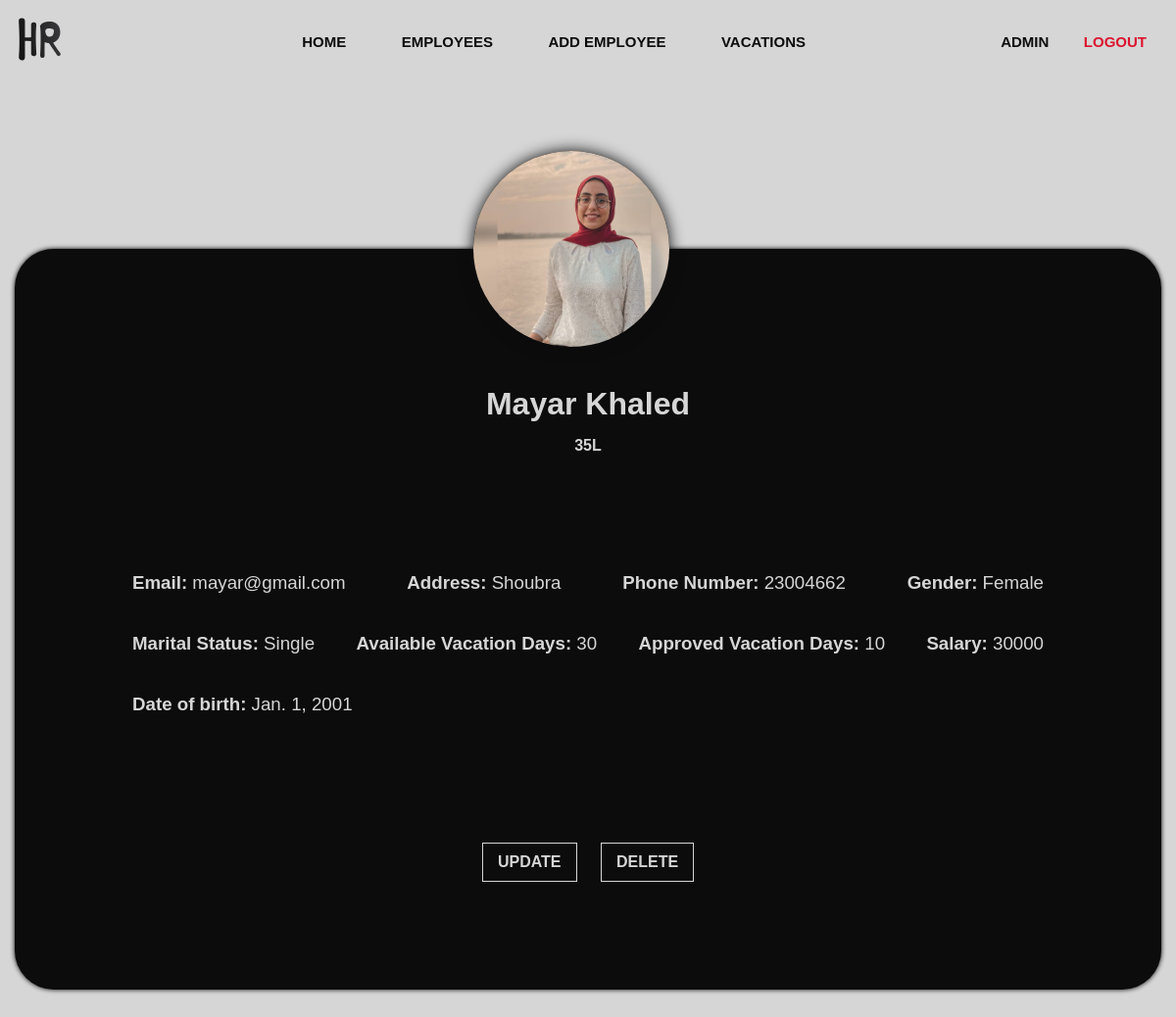
Screenshot of /human-resources/employee/profile/Mayar Khaled (signed in) with the database file from the repository.
### employee/models.py (models this page shows, shortened)
class Employee(models.Model):
    maritalChoices = [
        ("Single", "Single"),
        ("Married", "Married"),
        ("Divorced", "Divorced"),
        ("Widowed", "Widowed"),
        ("Separated", "Separated"),
    ]
    genderChoices = [
        ("M", "Male"),
        ("F", "Female"),
    ]
    name = models.CharField(max_length=20, null=True)
    empID = models.CharField(max_length=5, null=True)
    empEmail = models.EmailField(max_length=30, null=True)
    profilePicture = models.ImageField(
        upload_to="uploads",
        default="profile/pngegg.png",
        blank=True,
        null=True,
    )
    address = models.CharField(max_length=30, null=True)
    phoneNum = models.CharField(max_length=15, null=True)
    gender = models.CharField(max_length=10, null=True)
    maritalStatus = models.CharField(max_length=10, null=True, choices=maritalChoices)
    availableVacation = models.IntegerField(null=True)
    approvedVacation = models.IntegerField(null=True)
    salaryVacation = models.IntegerField(null=True)
    birthDate = models.DateField(blank=True, null=True)

### employee/views.py (the view)
# urls.py: path("profile/<str:name>", views.profile, name="profile"),
@login_required(login_url="login")
def profile(request, name):
    employee = Employee.objects.get(name=name)
    context = {"emp": employee}
    return render(request, "employee/employeeProfile.html", context)

### templates/employee/employeeProfile.html (shortened to what this page needs)
{% load static %}
<!DOCTYPE html>
<html lang="en">
  <head>
   <link rel="stylesheet" href="{% static  'css/master.css' %}" />
      <link rel="stylesheet" href="{% static 'css/employeeProfile.css'%}" />
      <link rel="stylesheet" href="{% static  'css/all.min.css'%}" />
  </head>
  <body>
    <div class="parent">
        {% include "constant/nav.html" %}
          <div class="employee-info">
            <div class="container">
              <div class="profile-photo" id="empPhoto">
                <img src="{{emp.profilePicture.url}}" alt="" />
              </div>
              <h1 id="empname"> {{emp.name}}</h1>
              <h4 id="empid"> {{emp.empID}}</h4>
              <div class="info">
                <div class="flex" id="info">
                  <h3><span>Email:</span> {{emp.empEmail}}</h3>
                  <h3><span> Address:</span> {{emp.address}}</h3>
                  <h3><span> Phone Number:</span> {{emp.phoneNum}}</h3>
                  <h3><span> Gender: </span> {{emp.gender}}</h3>
                  <h3><span> Marital Status: </span>{{emp.maritalStatus}}</h3>
                  <h3><span> Available Vacation Days:</span> {{emp.availableVacation}}</h3>
                  <h3><span> Approved Vacation Days:</span> {{emp.approvedVacation}}</h3>
                  <h3><span>Salary:</span> {{emp.salaryVacation}}</h3>
                  <h3><span>Date of birth:</span> {{emp.birthDate}}</h3>
                </div>
              </div>
              <div class="btns">
                <div class="btn flex">
                  <a href="{% url "updateEmployee" emp.name %}">Update</a>
                </div>
                <div class="btn flex">
                  <a  id="delbtn">Delete</a>
                </div>
              </div>
            </div>
          </div>
        </div>
  </body>
</html>

### templates/constant/nav.html
{% load static %}
   <div class="nav">
        <div class="container flex">
          <div class="logo">
            <a href="{% url "home" %}"><img src="{% static 'images/logo-01.svg' %}" alt="logo" /></a>
          </div>
          <ul class="nav-menu horezontal">
            <li><a href="{% url "home" %}" class="btn6">Home</a></li>
            <li><a href="{% url "employees" %}" class="btn6">Employees</a></li>
            <li><a href="{% url 'addEmployee'%}" class="btn6">Add Employee</a></li>
            <li><a href="{% url 'vacationIntro'%}" class="btn6">Vacations</a></li>
          </ul>
          <div class="auth-btn">
            {% if user.is_authenticated %}
            <a href="{% url 'userProfile'  %}" class="btn6">{{user.username}}</a>
            <a href="{% url 'logout'%}" class="btn6 active">Logout</a>
            {% else %}
            <a href="{% url 'login'%}" class="btn6">Login</a>
            <a href="{% url 'register'%}" class="btn6 active">Register</a>
            {% endif %}
          </div>
        </div>
      </div>

### static/css/master.css (style rules this page uses)
:root { --mainColor:#d6d6d6; --secColor:#cccccc; --mainText:rgb(12, 12, 12); --secText:rgb(220, 20, 47); }
* { box-sizing: border-box; margin: 0; }
html { scroll-behavior: smooth; }
body { background-color: var(--mainColor); font-family: "Merriweather Sans", sans-serif; }
.container { margin-left: auto; margin-right: auto; padding-left: 15px; padding-right: 15px; }
.flex { display: flex; flex-wrap: wrap; }
ul { list-style: none; }
a { text-decoration: none; }
@media (min-width: 768px) { .container { width: 750px; } }
@media (min-width: 992px) { .container { width: 970px; } }
@media (min-width: 1200px) { .container { width: 1170px; } }
.nav { z-index: 2; position: fixed; top: 0px; left: 0; right: 0; z-index: 1000; background-color: transparent; transition: .3s; -webkit-transition: .3s; -moz-transition: .3s; -ms-transition: .3s; -o-transition: .3s; }
.nav .container { justify-content: space-between; align-items: center; padding: 15px 0; }
.nav .container .logo a img { width: 50px; }
.nav .container .nav-menu li a, .nav .container .auth-btn a { color: var(--mainText); font-weight: bold; font-size: 15px; transition: .3s; -webkit-transition: .3s; -moz-transition: .3s; -ms-transition: .3s; -o-transition: .3s; }
.nav .container .horezontal li { display: inline-block; margin-left: 20px; }
.nav .container .auth-btn a.active { color: var(--secText); border: none; transition: .3s; -webkit-transition: .3s; -moz-transition: .3s; -ms-transition: .3s; -o-transition: .3s; }
.btn,.btn6 { padding: 10px 15px; color: #fff; font-family: sans-serif; text-transform: uppercase; text-align: center; position: relative; text-decoration: none; display:inline-block; }
.btn::before { content: ''; position: absolute; bottom: 50%; left: 0px; width: 100%; height: 1px; display: block; -webkit-transform-origin: left top; -ms-transform-origin: left top; transform-origin: left top; -webkit-transform: scale(0, 1); -ms-transform: scale(0, 1); transform: scale(0, 1); -webkit-transition: transform 0.4s cubic-bezier(1, 0, 0, 1); transition: transform 0.4s cubic-bezier(1, 0, 0, 1) }
.btn6 { border:1px solid transparent; -webkit-transition: all 0.4s cubic-bezier(.5, .24, 0, 1); transition: all 0.4s cubic-bezier(.5, .24, 0, 1); }
.btn6::before { content: ''; position: absolute; left: 0px; bottom:0px; z-index:-1; width: 0%; height:1px; background: var(--secText); box-shadow: inset 0px 0px 0px var(--secText); display: block; -webkit-transition: all 0.4s cubic-bezier(.5, .24, 0, 1); transition: all 0.4s cubic-bezier(.5, .24, 0, 1) }
.btn6::after { content: ''; position: absolute; right: 0px; top:0px; z-index:-1; width: 0%; height:1px; background: var(--secText); -webkit-transition: all 0.4s cubic-bezier(.5, .24, 0, 1); transition: all 0.4s cubic-bezier(.5, .24, 0, 1) }

### rows the page displays
Employee: profilePicture (picture), name "Mayar Khaled", empID "35L", empEmail "mayar@gmail.com", address "Shoubra", phoneNum "23004662", gender "Female", maritalStatus "Single", availableVacation "30", approvedVacation "10", salaryVacation "30000", birthDate "Jan. 1, 2001"

### other values shown
{{ user.username }} "ADMIN"
